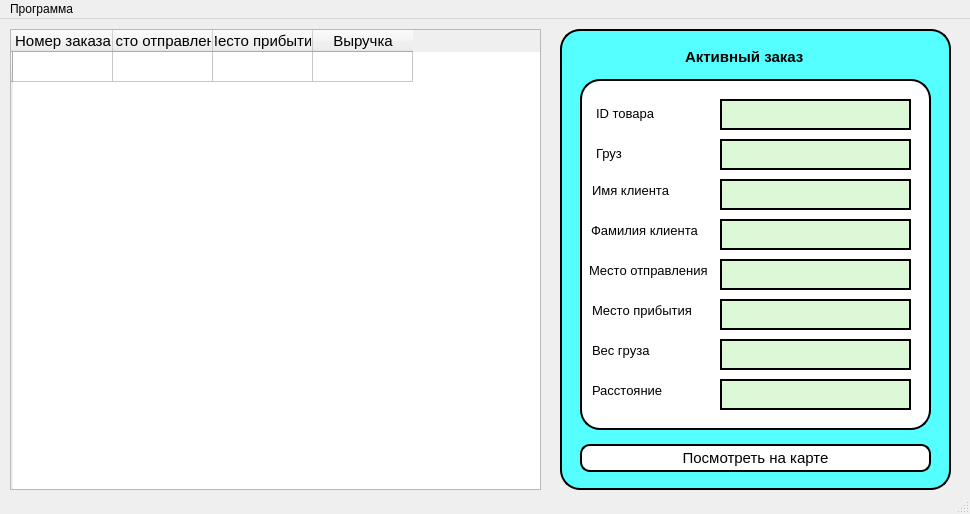
<?xml version="1.0" encoding="UTF-8"?>
<ui version="4.0">
 <class>MainWindow</class>
 <widget class="QMainWindow" name="MainWindow">
  <property name="geometry">
   <rect>
    <x>0</x>
    <y>0</y>
    <width>970</width>
    <height>514</height>
   </rect>
  </property>
  <property name="windowTitle">
   <string>MainWindow</string>
  </property>
  <widget class="QWidget" name="centralwidget">
   <widget class="QFrame" name="frame">
    <property name="geometry">
     <rect>
      <x>560</x>
      <y>10</y>
      <width>391</width>
      <height>461</height>
     </rect>
    </property>
    <property name="styleSheet">
     <string notr="true">background-color: rgb(85, 255, 255);
border-radius: 20px;
border: 2px solid black;</string>
    </property>
    <property name="frameShape">
     <enum>QFrame::StyledPanel</enum>
    </property>
    <property name="frameShadow">
     <enum>QFrame::Raised</enum>
    </property>
    <widget class="QLabel" name="label">
     <property name="geometry">
      <rect>
       <x>125</x>
       <y>20</y>
       <width>121</width>
       <height>16</height>
      </rect>
     </property>
     <property name="font">
      <font>
       <family>Arial</family>
       <pointsize>11</pointsize>
       <weight>75</weight>
       <bold>true</bold>
      </font>
     </property>
     <property name="styleSheet">
      <string notr="true">border: 0px</string>
     </property>
     <property name="text">
      <string>Активный заказ</string>
     </property>
    </widget>
    <widget class="QFrame" name="frame_2">
     <property name="geometry">
      <rect>
       <x>20</x>
       <y>50</y>
       <width>351</width>
       <height>351</height>
      </rect>
     </property>
     <property name="styleSheet">
      <string notr="true">background-color: rgb(255, 255, 255);</string>
     </property>
     <property name="frameShape">
      <enum>QFrame::StyledPanel</enum>
     </property>
     <property name="frameShadow">
      <enum>QFrame::Raised</enum>
     </property>
     <widget class="QTextEdit" name="textEdit">
      <property name="geometry">
       <rect>
        <x>140</x>
        <y>60</y>
        <width>191</width>
        <height>31</height>
       </rect>
      </property>
      <property name="font">
       <font>
        <family>Arial</family>
        <pointsize>10</pointsize>
       </font>
      </property>
      <property name="styleSheet">
       <string notr="true">background-color: rgb(221, 248, 214);</string>
      </property>
      <property name="readOnly">
       <bool>true</bool>
      </property>
     </widget>
     <widget class="QLineEdit" name="lineEdit">
      <property name="geometry">
       <rect>
        <x>14</x>
        <y>63</y>
        <width>41</width>
        <height>22</height>
       </rect>
      </property>
      <property name="font">
       <font>
        <family>Arial</family>
        <pointsize>10</pointsize>
       </font>
      </property>
      <property name="styleSheet">
       <string notr="true">border: 0px</string>
      </property>
      <property name="text">
       <string>Груз</string>
      </property>
     </widget>
     <widget class="QLineEdit" name="lineEdit_2">
      <property name="geometry">
       <rect>
        <x>10</x>
        <y>100</y>
        <width>91</width>
        <height>22</height>
       </rect>
      </property>
      <property name="font">
       <font>
        <family>Arial</family>
        <pointsize>10</pointsize>
       </font>
      </property>
      <property name="styleSheet">
       <string notr="true">border: 0px</string>
      </property>
      <property name="text">
       <string>Имя клиента</string>
      </property>
     </widget>
     <widget class="QTextEdit" name="textEdit_2">
      <property name="geometry">
       <rect>
        <x>140</x>
        <y>100</y>
        <width>191</width>
        <height>31</height>
       </rect>
      </property>
      <property name="font">
       <font>
        <family>Arial</family>
        <pointsize>10</pointsize>
       </font>
      </property>
      <property name="styleSheet">
       <string notr="true">background-color: rgb(221, 248, 214);</string>
      </property>
      <property name="readOnly">
       <bool>true</bool>
      </property>
     </widget>
     <widget class="QLineEdit" name="lineEdit_3">
      <property name="geometry">
       <rect>
        <x>10</x>
        <y>140</y>
        <width>111</width>
        <height>22</height>
       </rect>
      </property>
      <property name="font">
       <font>
        <family>Arial</family>
        <pointsize>10</pointsize>
       </font>
      </property>
      <property name="styleSheet">
       <string notr="true">border: 0px</string>
      </property>
      <property name="text">
       <string>Фамилия клиента</string>
      </property>
     </widget>
     <widget class="QTextEdit" name="textEdit_3">
      <property name="geometry">
       <rect>
        <x>140</x>
        <y>140</y>
        <width>191</width>
        <height>31</height>
       </rect>
      </property>
      <property name="font">
       <font>
        <family>Arial</family>
        <pointsize>10</pointsize>
       </font>
      </property>
      <property name="styleSheet">
       <string notr="true">background-color: rgb(221, 248, 214);</string>
      </property>
      <property name="readOnly">
       <bool>true</bool>
      </property>
     </widget>
     <widget class="QTextEdit" name="textEdit_4">
      <property name="geometry">
       <rect>
        <x>140</x>
        <y>180</y>
        <width>191</width>
        <height>31</height>
       </rect>
      </property>
      <property name="font">
       <font>
        <family>Arial</family>
        <pointsize>10</pointsize>
       </font>
      </property>
      <property name="styleSheet">
       <string notr="true">background-color: rgb(221, 248, 214);</string>
      </property>
      <property name="readOnly">
       <bool>true</bool>
      </property>
     </widget>
     <widget class="QLineEdit" name="lineEdit_4">
      <property name="geometry">
       <rect>
        <x>10</x>
        <y>180</y>
        <width>121</width>
        <height>22</height>
       </rect>
      </property>
      <property name="font">
       <font>
        <family>Arial</family>
        <pointsize>10</pointsize>
       </font>
      </property>
      <property name="styleSheet">
       <string notr="true">border: 0px</string>
      </property>
      <property name="text">
       <string>Место отправления</string>
      </property>
     </widget>
     <widget class="QLineEdit" name="lineEdit_5">
      <property name="geometry">
       <rect>
        <x>10</x>
        <y>220</y>
        <width>121</width>
        <height>22</height>
       </rect>
      </property>
      <property name="font">
       <font>
        <family>Arial</family>
        <pointsize>10</pointsize>
       </font>
      </property>
      <property name="styleSheet">
       <string notr="true">border: 0px</string>
      </property>
      <property name="text">
       <string>Место прибытия</string>
      </property>
     </widget>
     <widget class="QTextEdit" name="textEdit_5">
      <property name="geometry">
       <rect>
        <x>140</x>
        <y>220</y>
        <width>191</width>
        <height>31</height>
       </rect>
      </property>
      <property name="font">
       <font>
        <family>Arial</family>
        <pointsize>10</pointsize>
       </font>
      </property>
      <property name="styleSheet">
       <string notr="true">background-color: rgb(221, 248, 214);</string>
      </property>
      <property name="readOnly">
       <bool>true</bool>
      </property>
     </widget>
     <widget class="QTextEdit" name="textEdit_6">
      <property name="geometry">
       <rect>
        <x>140</x>
        <y>260</y>
        <width>191</width>
        <height>31</height>
       </rect>
      </property>
      <property name="font">
       <font>
        <family>Arial</family>
        <pointsize>10</pointsize>
       </font>
      </property>
      <property name="styleSheet">
       <string notr="true">background-color: rgb(221, 248, 214);</string>
      </property>
      <property name="readOnly">
       <bool>true</bool>
      </property>
     </widget>
     <widget class="QLineEdit" name="lineEdit_6">
      <property name="geometry">
       <rect>
        <x>10</x>
        <y>260</y>
        <width>121</width>
        <height>22</height>
       </rect>
      </property>
      <property name="font">
       <font>
        <family>Arial</family>
        <pointsize>10</pointsize>
       </font>
      </property>
      <property name="styleSheet">
       <string notr="true">border: 0px</string>
      </property>
      <property name="text">
       <string>Вес груза</string>
      </property>
     </widget>
     <widget class="QTextEdit" name="textEdit_7">
      <property name="geometry">
       <rect>
        <x>140</x>
        <y>300</y>
        <width>191</width>
        <height>31</height>
       </rect>
      </property>
      <property name="font">
       <font>
        <family>Arial</family>
        <pointsize>10</pointsize>
       </font>
      </property>
      <property name="styleSheet">
       <string notr="true">background-color: rgb(221, 248, 214);</string>
      </property>
      <property name="readOnly">
       <bool>true</bool>
      </property>
     </widget>
     <widget class="QLineEdit" name="lineEdit_7">
      <property name="geometry">
       <rect>
        <x>10</x>
        <y>300</y>
        <width>121</width>
        <height>22</height>
       </rect>
      </property>
      <property name="font">
       <font>
        <family>Arial</family>
        <pointsize>10</pointsize>
       </font>
      </property>
      <property name="styleSheet">
       <string notr="true">border: 0px</string>
      </property>
      <property name="text">
       <string>Расстояние</string>
      </property>
     </widget>
     <widget class="QTextEdit" name="textEdit_8">
      <property name="geometry">
       <rect>
        <x>140</x>
        <y>20</y>
        <width>191</width>
        <height>31</height>
       </rect>
      </property>
      <property name="font">
       <font>
        <family>Arial</family>
        <pointsize>10</pointsize>
       </font>
      </property>
      <property name="styleSheet">
       <string notr="true">background-color: rgb(221, 248, 214);</string>
      </property>
      <property name="readOnly">
       <bool>true</bool>
      </property>
     </widget>
     <widget class="QLineEdit" name="lineEdit_8">
      <property name="geometry">
       <rect>
        <x>14</x>
        <y>23</y>
        <width>71</width>
        <height>22</height>
       </rect>
      </property>
      <property name="font">
       <font>
        <family>Arial</family>
        <pointsize>10</pointsize>
       </font>
      </property>
      <property name="styleSheet">
       <string notr="true">border: 0px</string>
      </property>
      <property name="text">
       <string>ID товара</string>
      </property>
     </widget>
    </widget>
    <widget class="QPushButton" name="pushButton">
     <property name="geometry">
      <rect>
       <x>20</x>
       <y>415</y>
       <width>351</width>
       <height>28</height>
      </rect>
     </property>
     <property name="font">
      <font>
       <family>Arial</family>
       <pointsize>11</pointsize>
      </font>
     </property>
     <property name="styleSheet">
      <string notr="true">background-color: rgb(255, 255, 255);
border-radius: 10px</string>
     </property>
     <property name="text">
      <string>Посмотреть на карте</string>
     </property>
    </widget>
   </widget>
   <widget class="QTableWidget" name="tableWidget">
    <property name="geometry">
     <rect>
      <x>10</x>
      <y>10</y>
      <width>531</width>
      <height>461</height>
     </rect>
    </property>
    <property name="font">
     <font>
      <family>Arial</family>
      <pointsize>11</pointsize>
     </font>
    </property>
    <row>
     <property name="text">
      <string/>
     </property>
    </row>
    <column>
     <property name="text">
      <string>Номер заказа</string>
     </property>
    </column>
    <column>
     <property name="text">
      <string>Место отправления</string>
     </property>
    </column>
    <column>
     <property name="text">
      <string>Место прибытия</string>
     </property>
    </column>
    <column>
     <property name="text">
      <string>Выручка</string>
     </property>
    </column>
    <item row="0" column="0">
     <property name="text">
      <string/>
     </property>
     <property name="font">
      <font>
       <pointsize>11</pointsize>
      </font>
     </property>
    </item>
    <item row="0" column="1">
     <property name="text">
      <string/>
     </property>
    </item>
    <item row="0" column="2">
     <property name="text">
      <string/>
     </property>
    </item>
    <item row="0" column="3">
     <property name="text">
      <string/>
     </property>
    </item>
   </widget>
  </widget>
  <widget class="QMenuBar" name="menubar">
   <property name="geometry">
    <rect>
     <x>0</x>
     <y>0</y>
     <width>970</width>
     <height>26</height>
    </rect>
   </property>
   <widget class="QMenu" name="menu">
    <property name="title">
     <string>Программа</string>
    </property>
    <addaction name="action"/>
    <addaction name="action_2"/>
   </widget>
   <addaction name="menu"/>
  </widget>
  <widget class="QStatusBar" name="statusbar"/>
  <action name="action">
   <property name="text">
    <string>Профиль</string>
   </property>
  </action>
  <action name="action_2">
   <property name="text">
    <string>Выход</string>
   </property>
  </action>
 </widget>
 <resources/>
 <connections/>
</ui>
